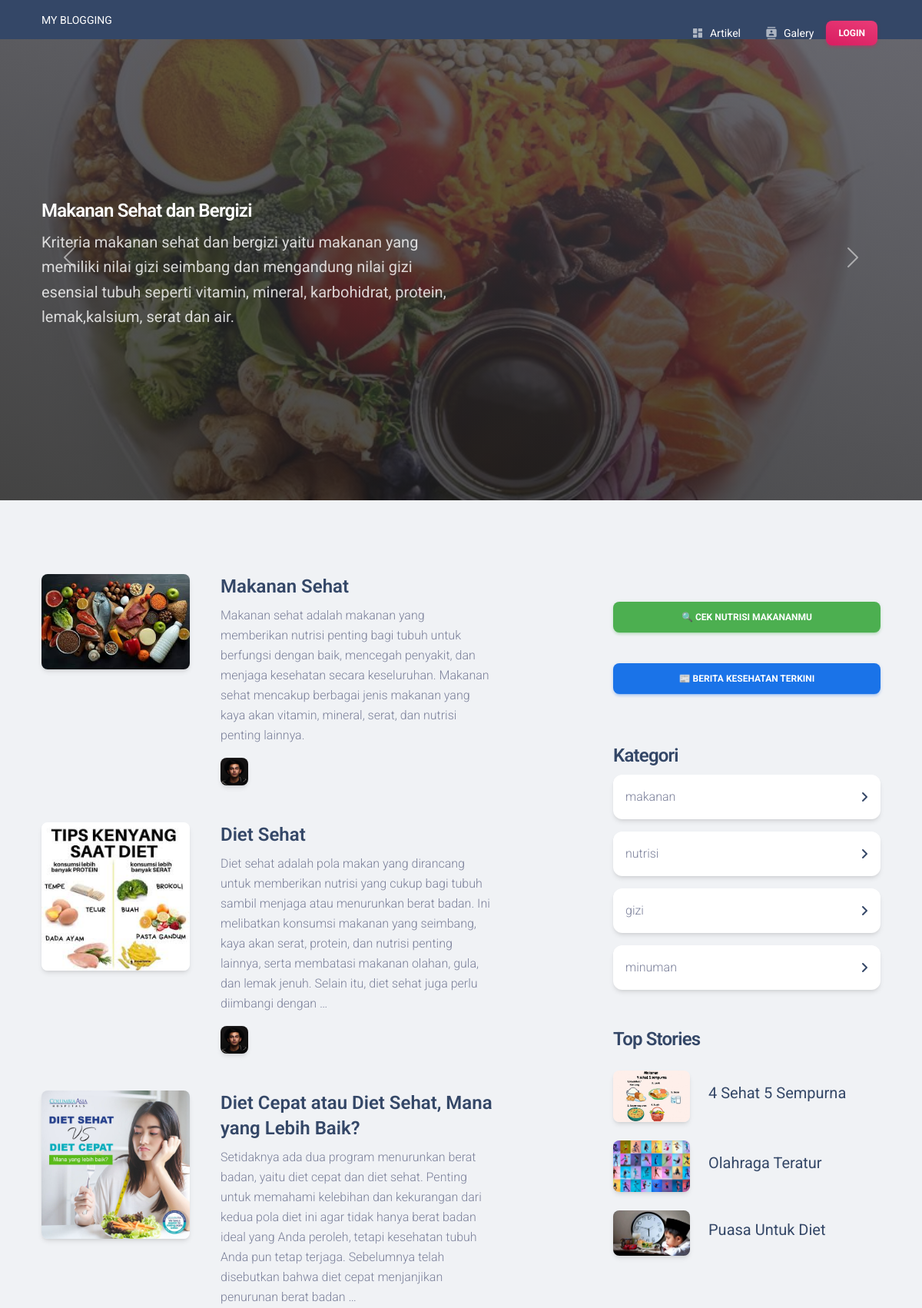
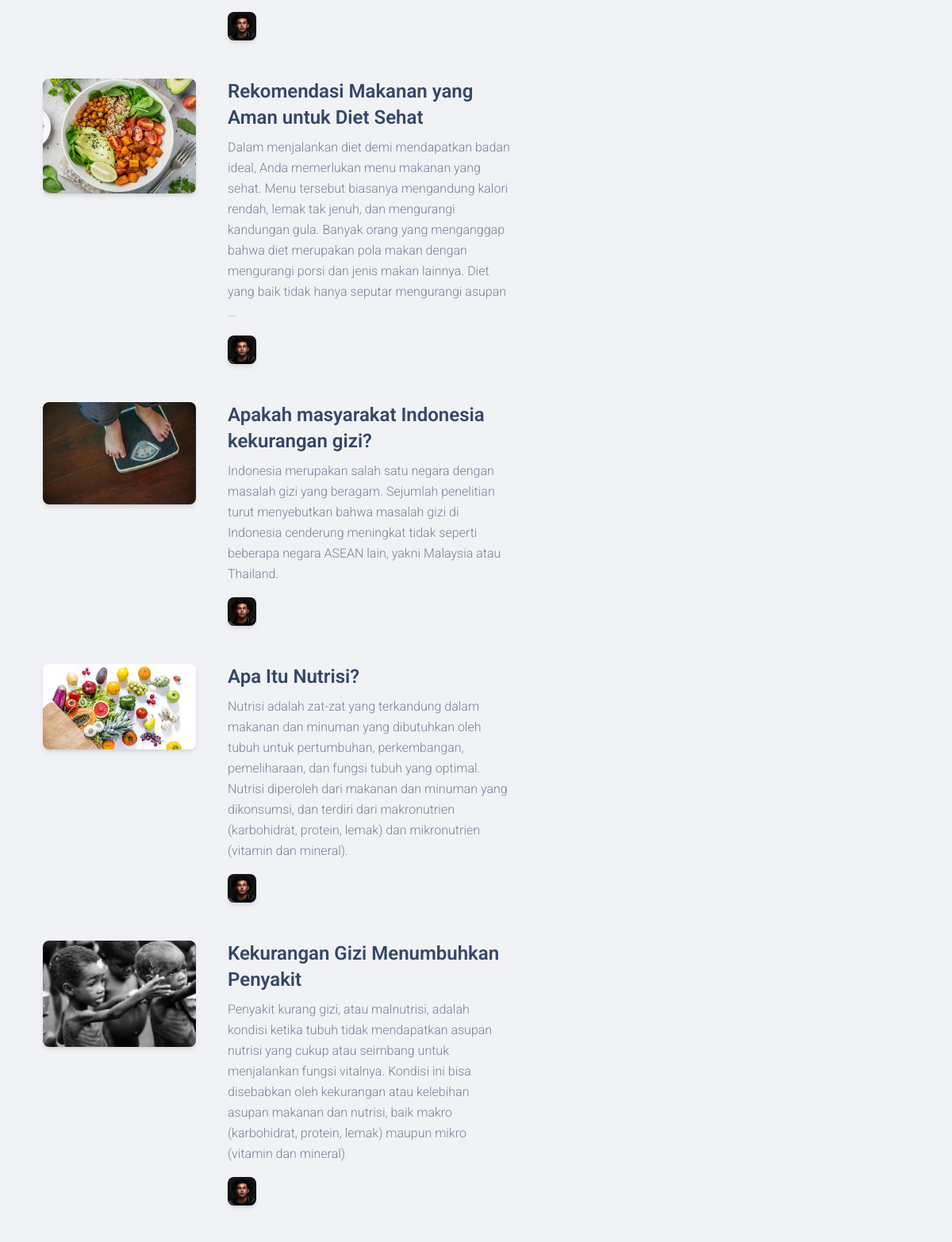
The page / (upper part) on the database its author committed (2 pictures, top to bottom).
### artikel/models.py (models this page shows, shortened)
class Artikel(models.Model):
    judul = models.CharField(max_length=200)
    isi = models.TextField()
    kategori = models.ForeignKey(Kategori, on_delete=models.CASCADE)
    tanggal = models.DateTimeField(auto_now_add=True)
    gambar = models.ImageField(upload_to='artikel_images/', blank=True, null=True)

class Kategori(models.Model):
    nama = models.CharField(max_length=100)

### mysite/views.py (the view)
# urls.py: path('', welcome, name="welcome"),
def welcome(request):
    template_name = "landingpage/index.html"
    kategori_list = Kategori.objects.all()
    artikel_list = Artikel.objects.all()
    print(request.user)
    context = {
        "title": "Selamat datang",
        "kategori": kategori_list,
        "artikel": artikel_list,
    }
    return render(request, template_name, context)

### templates/landingpage/index.html (shortened to what this page needs)
{% extends 'landingpage/base.html' %}
{% load static %}
{% block content %}
<div class="container">
  <div class="row">
    <div class="col-lg-7">
      <section class="py-5">
        {% for a in artikel %}
        <div class="card card-plain card-blog mt-5">
          <div class="row">
            <div class="col-lg-4 col-md-4">
              <div class="card-image position-relative border-radius-lg">
                <div class="blur-shadow-image">
                  {% if a.gambar %}
                  <img class="img border-radius-lg" src="{{ a.gambar.url }}" alt="gambar" loading="lazy">
                  {% endif %}
                </div>
              </div>
            </div>
            <div class="col-lg-7 col-md-7 my-sm-auto mt-3 ms-sm-3">
              <h4>
                <a href="{% url 'detail_artikel' a.id %}" class="text-dark">{{ a.judul }}</a>
              </h4>
              <p>{{ a.isi|truncatewords:50 }}</p>
              <div class="author">
                <img src="{% static 'landingpage/assets/img/team-4.jpg' %}" alt="team-4" class="avatar avatar-sm shadow me-2 border-radius-lg" loading="lazy">
              </div>
            </div>
          </div>
        </div>
        {% endfor %}
      </section>
    </div>
    <div class="col-lg-4 ml-auto">
      <div class="pt-1 pb-5 position-sticky top-1 mt-lg-8 mt-5">
        <div class="text-center mb-4">
          <a href="{% url 'cari_makanan' %}" class="btn btn-success btn-block">
            🔍 Cek Nutrisi Makananmu
          </a>
        </div>
        <div class="text-center mb-4">
          <a href="{% url 'berita_kesehatan' %}" class="btn btn-info btn-block">
            📰  Berita Kesehatan Terkini
          </a>
        </div>
        <h4 class="mt-5">Kategori</h4>
        <a href="javascript::">
          {% for k in kategori %}
          <div class="card justify-content-center mb-3">
            <div class="card-body p-3">
              <p class="mb-0 text-body">{{ k.nama }}</p>
            </div>
            <div class="position-absolute end-0 me-3 ">
              <i class="fas fa-angle-right"></i>
            </div>
          </div>
          {% endfor %}
        </a>
        <h4 class="mt-5">Top Stories</h4>
        <div class="card card-plain card-blog mt-4">
          <div class="row">
            <div class="col-lg-4 col-md-4">
              <div class="card-image position-relative border-radius-lg">
                <div class="blur-shadow-image">
                  <img class="img border-radius-lg" src="{% static 'picture/4sehat5sempurna.jpg' %}" alt="story1">
                </div>
              </div>
            </div>
            <div class="col-lg-8 col-md-8 my-sm-auto mt-3">
              <h5><a href="javascript:;" class="text-dark font-weight-normal">4 Sehat 5 Sempurna</a></h5>
            </div>
          </div>
        </div>
        <div class="card card-plain card-blog mt-4">
          <div class="row">
            <div class="col-lg-4 col-md-4">
              <div class="card-image position-relative border-radius-lg">
                <div class="blur-shadow-image">
                  <img class="img border-radius-lg" src="{% static 'picture/olahraga.jpg' %}" alt="story1">
                </div>
              </div>
            </div>
            <div class="col-lg-8 col-md-8 my-sm-auto mt-3">
              <h5><a href="javascript:;" class="text-dark font-weight-normal">Olahraga Teratur</a></h5>
            </div>
          </div>
        </div>
        <div class="card card-plain card-blog mt-4">
          <div class="row">
            <div class="col-lg-4 col-md-4">
              <div class="card-image position-relative border-radius-lg">
                <div class="blur-shadow-image">
                  <img class="img border-radius-lg" src="{% static 'picture/puasa.jpg' %}" alt="story1">
                </div>
              </div>
            </div>
            <div class="col-lg-8 col-md-8 my-sm-auto mt-3">
              <h5><a href="javascript:;" class="text-dark font-weight-normal">Puasa Untuk Diet</a></h5>
            </div>
          </div>
        </div>
      </div>
    </div>
  </div>
</div>
{% endblock %}

### rows shown on the page
Artikel: gambar (picture), judul "Makanan Sehat", isi "Makanan sehat adalah makanan yang memberikan nutrisi penting bagi tubuh untuk berfungsi dengan baik, mencegah penyakit, dan menjaga kesehatan secara keseluruhan. Makanan sehat mencakup berbagai jenis makanan yang kaya akan vitamin, mineral, serat, dan nutrisi penting lainnya."
Artikel: gambar (picture), judul "Diet Sehat", isi "Diet sehat adalah pola makan yang dirancang untuk memberikan nutrisi yang cukup bagi tubuh sambil menjaga atau menurunkan berat badan. Ini melibatkan konsumsi makanan yang seimbang, kaya akan serat, protein, dan nutrisi penting lainnya, serta membatasi makanan olahan, gula, dan lemak jenuh. Selain itu, diet sehat juga perlu diimbangi dengan …"
Artikel: gambar (picture), judul "Diet Cepat atau Diet Sehat, Mana yang Lebih Baik?", isi "Setidaknya ada dua program menurunkan berat badan, yaitu diet cepat dan diet sehat. Penting untuk memahami kelebihan dan kekurangan dari kedua pola diet ini agar tidak hanya berat badan ideal yang Anda peroleh, tetapi kesehatan tubuh Anda pun tetap terjaga. Sebelumnya telah disebutkan bahwa diet cepat menjanjikan penurunan berat badan …"
Artikel: gambar (picture), judul "Rekomendasi Makanan yang Aman untuk Diet Sehat", isi "Dalam menjalankan diet demi mendapatkan badan ideal, Anda memerlukan menu makanan yang sehat. Menu tersebut biasanya mengandung kalori rendah, lemak tak jenuh, dan mengurangi kandungan gula. Banyak orang yang menganggap bahwa diet merupakan pola makan dengan mengurangi porsi dan jenis makan lainnya. Diet yang baik tidak hanya seputar mengurangi asupan …"
Artikel: gambar (picture), judul "Apakah masyarakat Indonesia kekurangan gizi?", isi "Indonesia merupakan salah satu negara dengan masalah gizi yang beragam. Sejumlah penelitian turut menyebutkan bahwa masalah gizi di Indonesia cenderung meningkat tidak seperti beberapa negara ASEAN lain, yakni Malaysia atau Thailand."
Artikel: gambar (picture), judul "Apa Itu Nutrisi?", isi "Nutrisi adalah zat-zat yang terkandung dalam makanan dan minuman yang dibutuhkan oleh tubuh untuk pertumbuhan, perkembangan, pemeliharaan, dan fungsi tubuh yang optimal. Nutrisi diperoleh dari makanan dan minuman yang dikonsumsi, dan terdiri dari makronutrien (karbohidrat, protein, lemak) dan mikronutrien (vitamin dan mineral)."
Artikel: gambar (picture), judul "Kekurangan Gizi Menumbuhkan Penyakit", isi "Penyakit kurang gizi, atau malnutrisi, adalah kondisi ketika tubuh tidak mendapatkan asupan nutrisi yang cukup atau seimbang untuk menjalankan fungsi vitalnya. Kondisi ini bisa disebabkan oleh kekurangan atau kelebihan asupan makanan dan nutrisi, baik makro (karbohidrat, protein, lemak) maupun mikro (vitamin dan mineral)"
Kategori: nama "makanan"
Kategori: nama "nutrisi"
Kategori: nama "gizi"
Kategori: nama "minuman"
